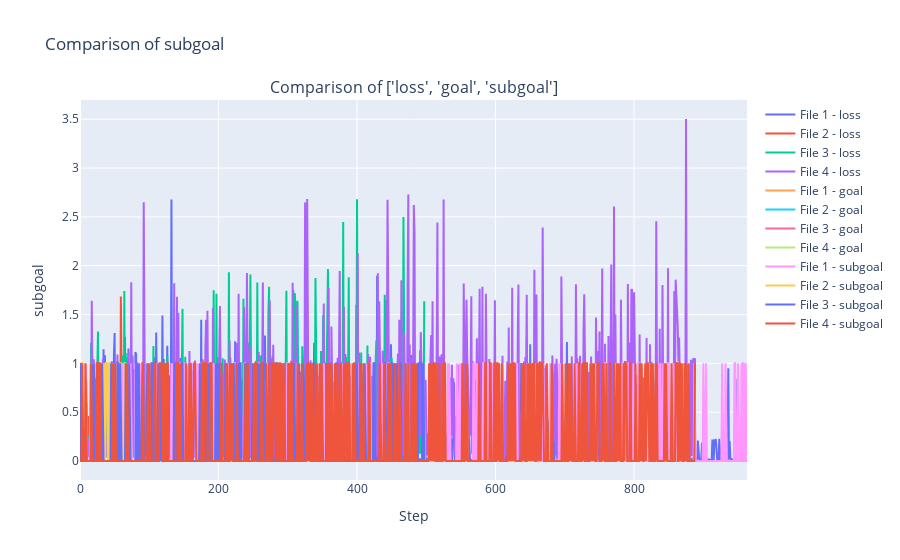
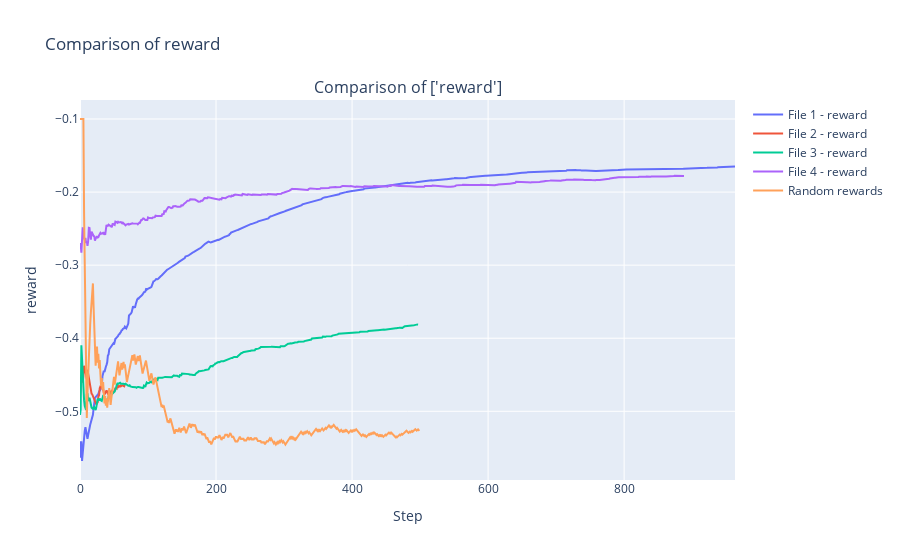

Notebook cell for these charts, in order:
### Code cell
import json
import plotly.graph_objs as go
from plotly.subplots import make_subplots

# Function to load JSON file
def load_json(file_path):
    with open(file_path, 'r') as f:
        data = json.load(f)
    return data

# Load JSON files
count = 0
files = []
data = []
while True:
    file = '../wall_1_' + str(count) + '.json'
    print(file)
    try:
        data.append(load_json(file_path=file))
    except:
        break
    count += 1


for filepath in files:
    data.append(load_json(file_path=filepath))

# Plot comparison of a specific field using Plotly
def plot_comparison(fields, data, random_last=False):
    fig = make_subplots(rows=1, cols=1, subplot_titles=[f'Comparison of {fields}'])
    
    # Add traces for each file
    for field in fields:
        for i, d in enumerate(data):
            field_data = d.get(field, [])
            if len(field_data) > 0 and isinstance(field_data[0], bool):
                field_data = list(map(lambda x: float(x), field_data))
            if i == len(data) - 1 and random_last:
                fig.add_trace(go.Scatter(y=field_data, mode='lines', name=f'Random rewards'))
            else:
                fig.add_trace(go.Scatter(y=field_data, mode='lines', name=f'File {i+1} - {field}'))
    # Customize layout
    fig.update_layout(
        title=f'Comparison of {field}',
        xaxis_title='Step',
        yaxis_title=field,
        showlegend=True,
        hovermode="x"
    )
    
    # Show the interactive plot
    fig.show()

# Plot losses
plot_comparison(['loss', 'goal', 'subgoal'], data)


random = load_json('../random_rewards.json')
data.append(random)
# Plot avg_rewards
plot_comparison(['reward'], data, random_last=True)

### Figure 1 — Plotly figure (JSON) as saved in the notebook; plotly's stock layout.template omitted (floating-point values rounded to 4 significant figures; data arrays with more than 128 entries replaced by an {"elided": "..."} marker saying what was removed)
{"data": [{"mode": "lines", "name": "File 1 - loss", "type": "scatter", "y": {"elided": "964 float values"}}, {"mode": "lines", "name": "File 2 - loss", "type": "scatter", "y": [null, 0.2606, 0.06539, 0.242, 0.2604, 0.07556, 0.4291, 0.2301, 0.2503, 0.2205, 0.4452, 0.06955, 0.4607, 0.2388, 0.05427, 0.2524, 0.2544, 0.8738, 0.06078, 0.1212, 0.07275, 0.2584, 0.07894, 0.05175, 0.04782, 0.08024, 0.06467, 0.07281, 0.2826, 0.443, 0.04799, 0.7956, 0.05706, 0.2551, 0.08973, 0.2548, 0.2519, 0.2224, 0.04323, 0.06202, 0.8515, 0.08213, 0.05055, 0.05151, 0.8768, 0.274, 0.9288, 0.05308, 0.2522, 0.264, 0.05331, 0.06, 0.6688, 0.8533, 0.07721, 0.6631, 0.4726, 0.06074, 0.04418, 1.685, 0.2604, 0.06418, 0.9044, 0.8601, 0.06704, 0.2834, 0.06227]}, {"mode": "lines", "name": "File 3 - loss", "type": "scatter", "y": {"elided": "498 float values"}}, {"mode": "lines", "name": "File 4 - loss", "type": "scatter", "y": {"elided": "889 float values"}}, {"mode": "lines", "name": "File 1 - goal", "type": "scatter", "y": {"elided": "964 int values"}}, {"mode": "lines", "name": "File 2 - goal", "type": "scatter", "y": [0, 0, 0, 0, 0, 0, 0, 0, 0, 0, 0, 0, 0, 0, 0, 0, 0, 0, 0, 0, 0, 0, 0, 0, 0, 0, 0, 0, 0, 0, 0, 0, 0, 0, 0, 0, 0, 0, 0, 0, 0, 0, 0, 0, 0, 0, 0, 0, 0, 0, 0, 0, 0, 0, 0, 0, 0, 0, 0, 0, 0, 0, 0, 0, 0, 0, 0]}, {"mode": "lines", "name": "File 3 - goal", "type": "scatter", "y": {"elided": "498 int values"}}, {"mode": "lines", "name": "File 4 - goal", "type": "scatter", "y": {"elided": "889 int values"}}, {"mode": "lines", "name": "File 1 - subgoal", "type": "scatter", "y": {"elided": "964 int values"}}, {"mode": "lines", "name": "File 2 - subgoal", "type": "scatter", "y": [1, 1, 1, 1, 0, 1, 0, 0, 0, 0, 0, 0, 0, 0, 0, 0, 1, 0, 1, 0, 0, 0, 0, 0, 0, 0, 1, 0, 1, 0, 0, 0, 0, 0, 1, 0, 0, 1, 1, 1, 0, 0, 1, 1, 0, 1, 1, 0, 0, 0, 1, 0, 1, 0, 0, 0, 0, 0, 1, 1, 0, 0, 0, 0, 1, 1, 0]}, {"mode": "lines", "name": "File 3 - subgoal", "type": "scatter", "y": {"elided": "498 int values"}}, {"mode": "lines", "name": "File 4 - subgoal", "type": "scatter", "y": {"elided": "889 int values"}}], "layout": {"annotations": [{"font": {"size": 16}, "showarrow": false, "text": "Comparison of ['loss', 'goal', 'subgoal']", "x": 0.5, "xanchor": "center", "xref": "paper", "y": 1, "yanchor": "bottom", "yref": "paper"}], "hovermode": "x", "showlegend": true, "title": {"text": "Comparison of subgoal"}, "xaxis": {"anchor": "y", "domain": [0, 1], "title": {"text": "Step"}}, "yaxis": {"anchor": "x", "domain": [0, 1], "title": {"text": "subgoal"}}}}

### Figure 2 — Plotly figure (JSON) as saved in the notebook; plotly's stock layout.template omitted (floating-point values rounded to 4 significant figures; data arrays with more than 128 entries replaced by an {"elided": "..."} marker saying what was removed)
{"data": [{"mode": "lines", "name": "File 1 - reward", "type": "scatter", "y": {"elided": "964 float values"}}, {"mode": "lines", "name": "File 2 - reward", "type": "scatter", "y": [-0.481, -0.454, -0.454, -0.4495, -0.4606, -0.452, -0.4377, -0.4405, -0.4447, -0.4534, -0.4556, -0.4432, -0.4486, -0.4559, -0.4609, -0.471, -0.4737, -0.4759, -0.4767, -0.4795, -0.4815, -0.4855, -0.4867, -0.4901, -0.4907, -0.4885, -0.4879, -0.4794, -0.4786, -0.4683, -0.466, -0.4669, -0.4665, -0.4693, -0.4699, -0.4748, -0.4766, -0.4756, -0.4727, -0.4713, -0.4732, -0.4759, -0.4779, -0.4755, -0.4758, -0.4742, -0.4724, -0.4738, -0.4732, -0.4734, -0.4732, -0.4693, -0.4683, -0.4681, -0.4688, -0.4651, -0.4653, -0.4666, -0.4663, -0.4649, -0.466, -0.464, -0.4644, -0.4647, -0.4653, -0.4657, -0.4619]}, {"mode": "lines", "name": "File 3 - reward", "type": "scatter", "y": {"elided": "498 float values"}}, {"mode": "lines", "name": "File 4 - reward", "type": "scatter", "y": {"elided": "889 float values"}}, {"mode": "lines", "name": "Random rewards", "type": "scatter", "y": {"elided": "500 float values"}}], "layout": {"annotations": [{"font": {"size": 16}, "showarrow": false, "text": "Comparison of ['reward']", "x": 0.5, "xanchor": "center", "xref": "paper", "y": 1, "yanchor": "bottom", "yref": "paper"}], "hovermode": "x", "showlegend": true, "title": {"text": "Comparison of reward"}, "xaxis": {"anchor": "y", "domain": [0, 1], "title": {"text": "Step"}}, "yaxis": {"anchor": "x", "domain": [0, 1], "title": {"text": "reward"}}}}
